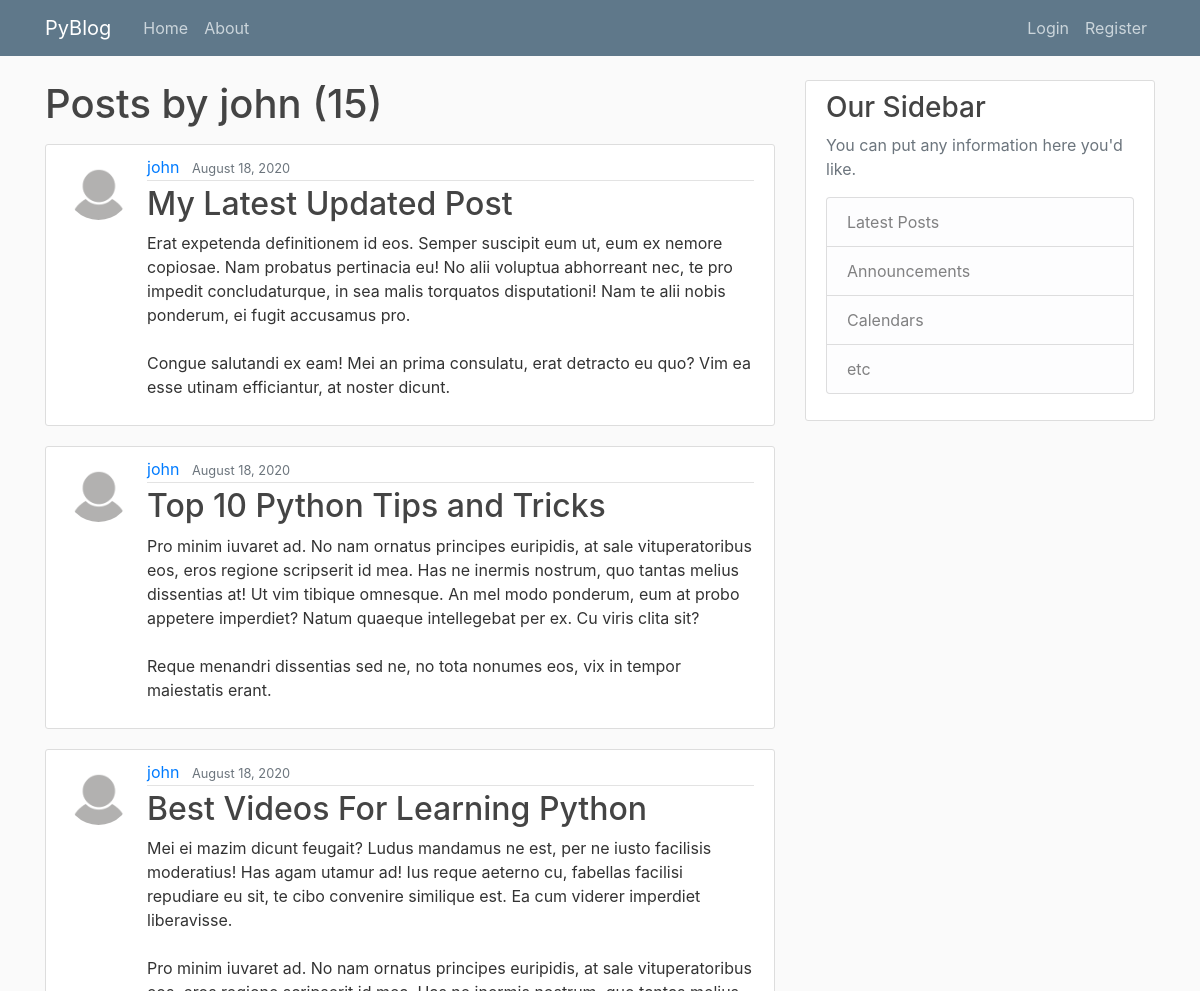
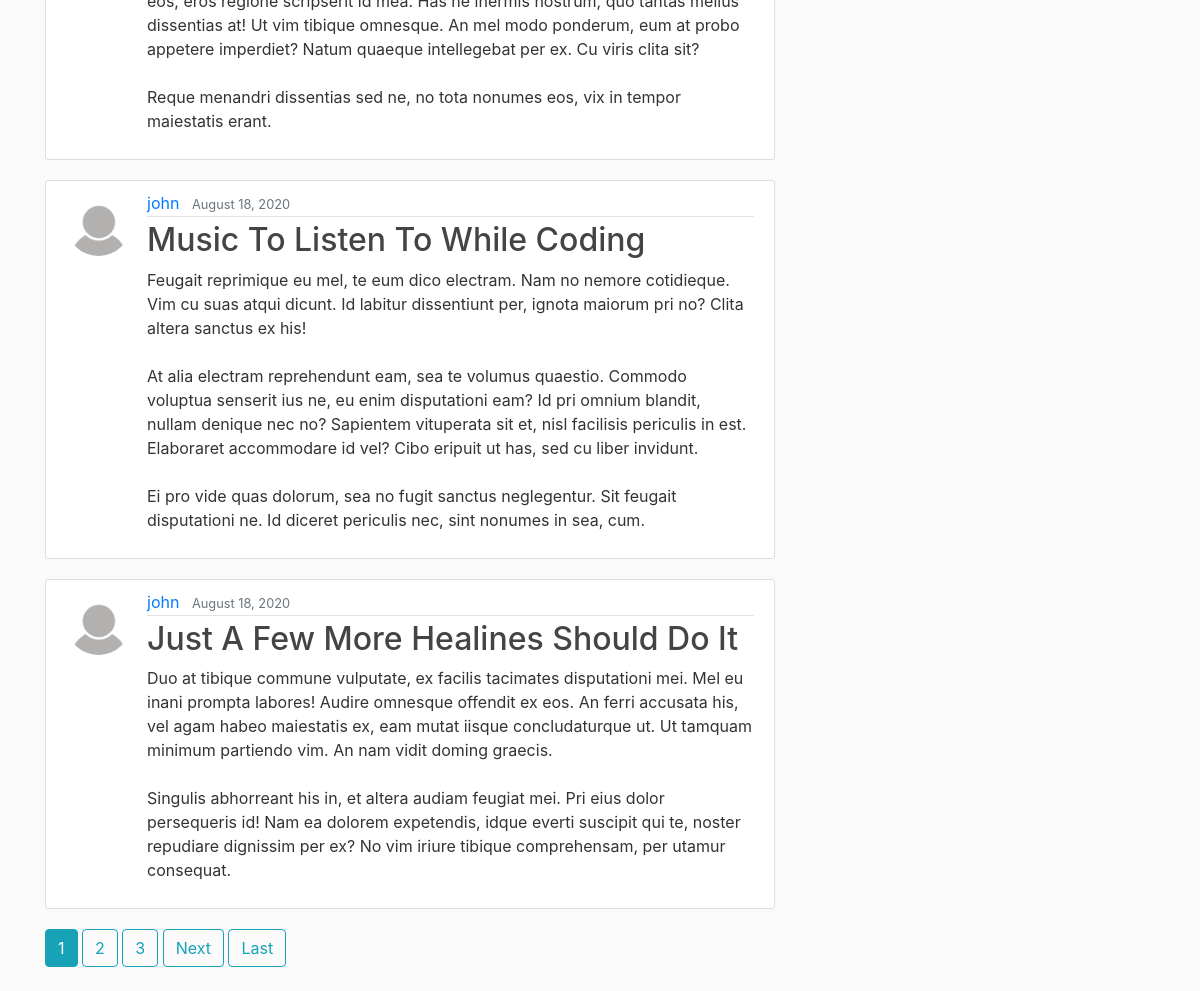
The page /user/john on the database as committed earlier (2 pictures, top to bottom).
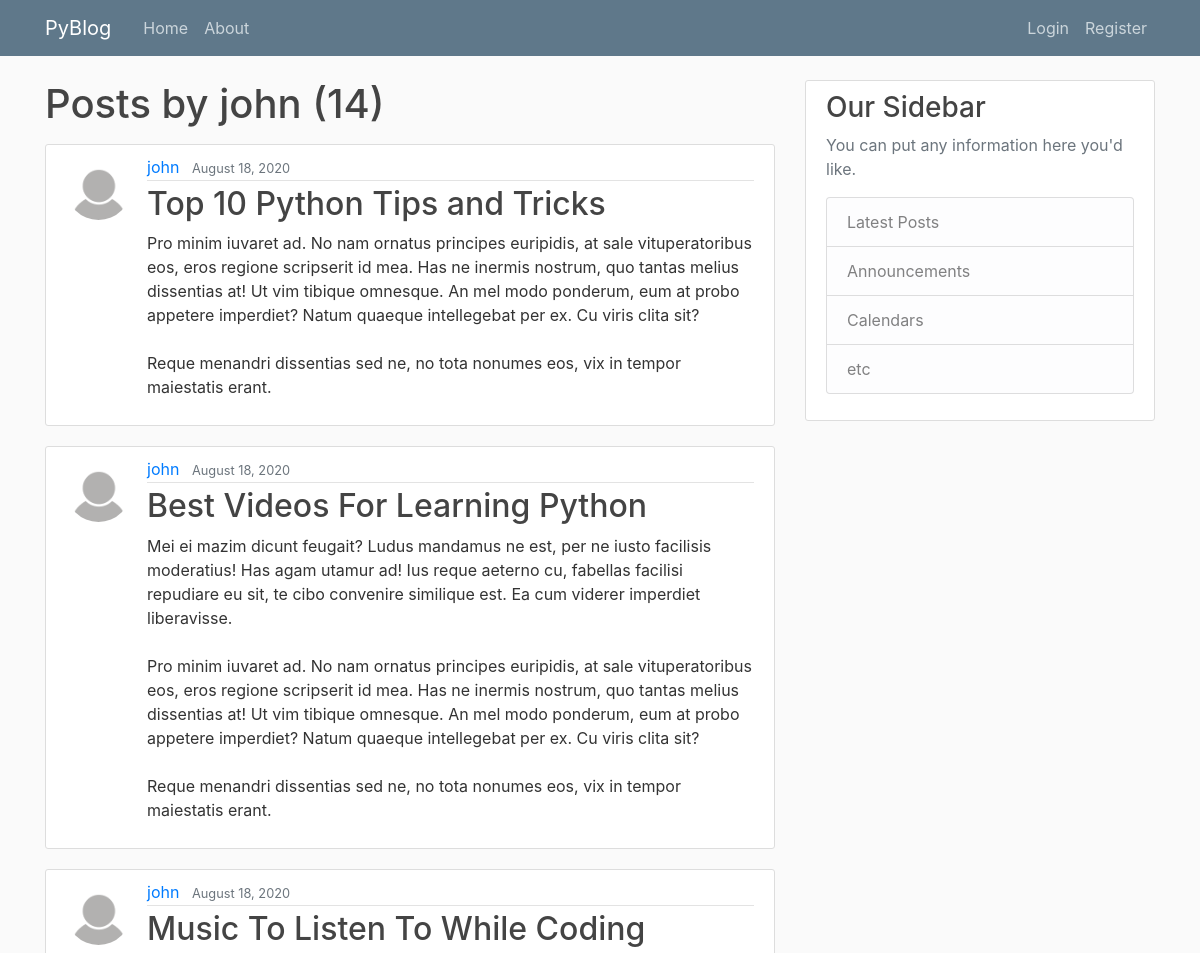
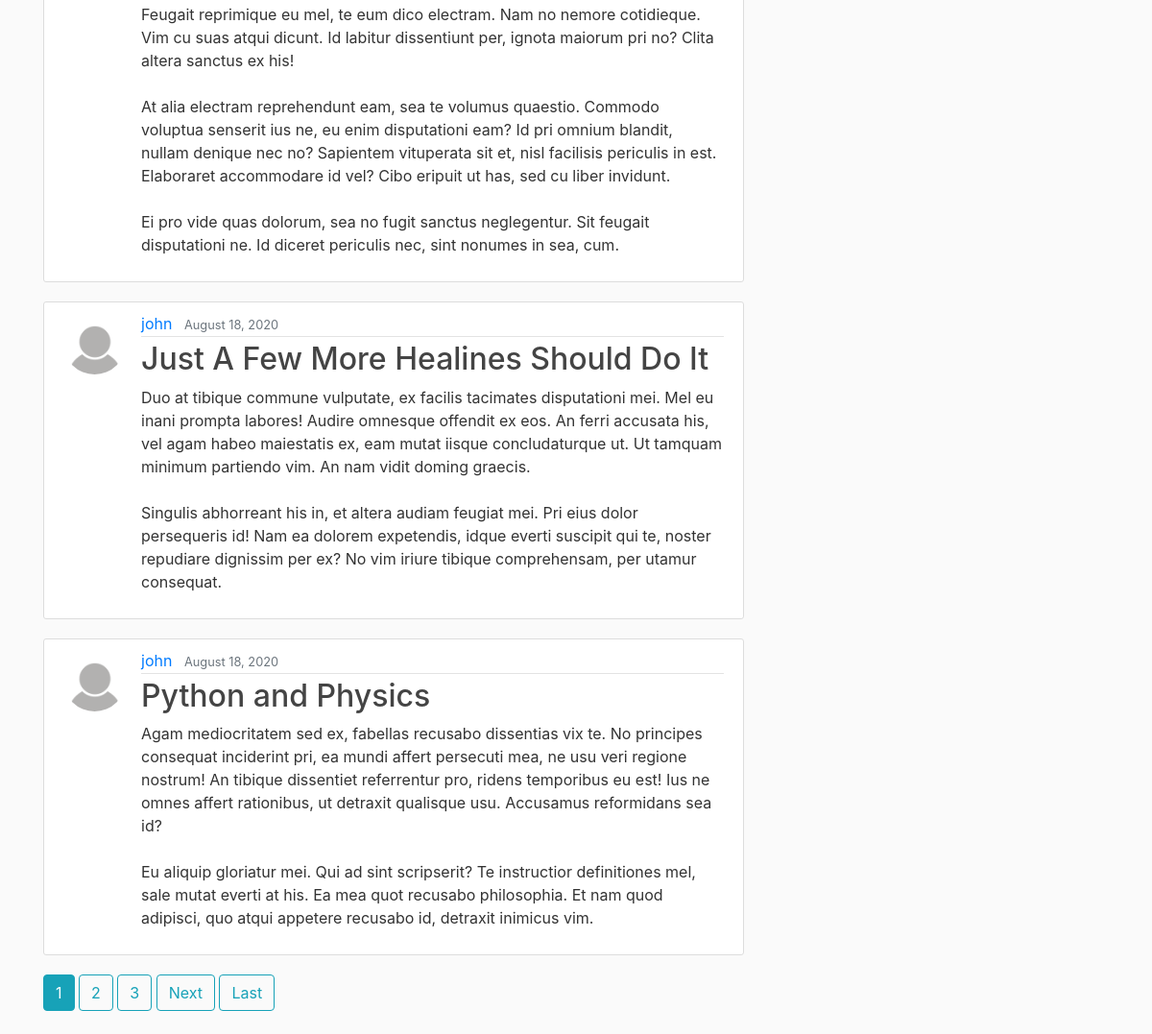
The same page on the database as committed later (2 pictures, top to bottom).
### blog/models.py (models this page shows, shortened)
class Post(models.Model):
    title = models.CharField(max_length=100)
    content = models.TextField()
    date_posted = models.DateTimeField(default=timezone.now)
    author = models.ForeignKey(User, on_delete=models.CASCADE)

### users/models.py (models this page shows, shortened)
class Profile(models.Model):
    user = models.OneToOneField(User, on_delete=models.CASCADE)
    image = models.ImageField(
        default='profile_pics/default.png', upload_to='profile_pics')

### blog/views.py (the view)
# urls.py: path('user/<str:username>', UserPostListView.as_view(), name='user-posts'),
class UserPostListView(ListView):
    model = Post
    template_name = 'blog/user_posts.html'  # <app>/<model>_<viewtype>.html
    context_object_name = 'posts'
    paginate_by = 5
    def get_queryset(self):
        user = get_object_or_404(User, username=self.kwargs.get('username'))
        return Post.objects.filter(author=user).order_by('-date_posted')

### blog/templates/blog/user_posts.html (shortened to what this page needs)
{% extends "blog/base.html" %}
{% block content %}
    <h1 class="mb-3">Posts by {{ view.kwargs.username }} ({{ page_obj.paginator.count }})</h1>
    {% for post in posts %}
        <article class="media content-section">
          <img class="rounded-circle article-img" src="{{ post.author.profile.image.url }}">
          <div class="media-body">
            <div class="article-metadata">
              <a class="mr-2" href="{% url 'user-posts' post.author.username %}">{{ post.author }}</a>
              <small class="text-muted">{{ post.date_posted|date:"F d, Y" }}</small>
            </div>
            <h2><a class="article-title" href="{% url 'post-detail' post.id %}">{{ post.title }}</a></h2>
            <p class="article-content">{{ post.content }}</p>
          </div>
        </article>
    {% endfor %}
    {% if is_paginated %}
      {% for num in page_obj.paginator.page_range %}
        {% if page_obj.number == num %}
          <a class="btn btn-info mb-4" href="?page={{ num }}">{{ num }}</a>
        {% elif num > page_obj.number|add:'-3' and num < page_obj.number|add:'3' %}
          <a class="btn btn-outline-info mb-4" href="?page={{ num }}">{{ num }}</a>
        {% endif %}
      {% endfor %}
      {% if page_obj.has_next %}
        <a class="btn btn-outline-info mb-4" href="?page={{ page_obj.next_page_number }}">Next</a>
        <a class="btn btn-outline-info mb-4" href="?page={{ page_obj.paginator.num_pages }}">Last</a>
      {% endif %}
    {% endif %}
{% endblock content %}

Rows that differ between the two databases and show on the page:
removed Post: author.profile.image (placeholder picture), author "john", date_posted "August 18, 2020", title "My Latest Updated Post", content "Erat expetenda definitionem id eos. Semper suscipit eum ut, eum ex nemore copiosae. Nam probatus pertinacia eu! No alii voluptua abhorreant nec, te pro impedit concludaturque, in sea malis torquatos disputationi! Nam te alii nobis ponderum, ei fugit accusamus pro. Congue salutandi ex eam! Mei an prima consulatu, erat detracto eu quo? Vim ea esse utinam efficiantur, at noster dicunt."
now on this page (row unchanged): Post: author.profile.image (placeholder picture), author "john", date_posted "August 18, 2020", title "Python and Physics", content "Agam mediocritatem sed ex, fabellas recusabo dissentias vix te. No principes consequat inciderint pri, ea mundi affert persecuti mea, ne usu veri regione nostrum! An tibique dissentiet referrentur pro, ridens temporibus eu est! Ius ne omnes affert rationibus, ut detraxit qualisque usu. Accusamus reformidans sea id? Eu aliquip gloriatur mei. Qui ad sint scripserit? Te instructior definitiones mel, sale mutat everti at his. Ea mea quot recusabo philosophia. Et nam quod adipisci, quo atqui appetere recusabo id, detraxit inimicus vim."
Other text that changed with them:
{{ page_obj.paginator.count }}: "15" → "14"
